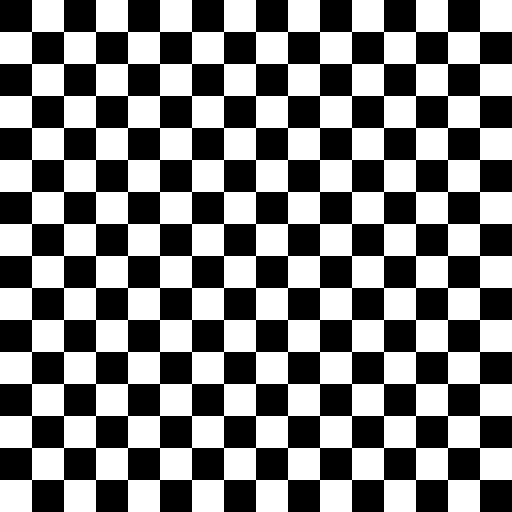
#> input picture 2016BEC109 KARTIK MODUKURI/images used/checkerboard_new.jpg, 512 x 512 px, found by its file name
$ python prewitt.py
#> lines starting #> are read from the running program, lines starting #| are printed output that depends on the picture; after the words box and inside, x2 and y2 are one past the last pixel; in counts of white or black regions, pixels touching at a corner belong together; long printed decimals are rounded
# -*- coding: utf-8 -*-
"""
Created on Tue Nov  5 14:14:40 2019

@author: KARTIK
"""

import cv2
from matplotlib import pyplot as plt
import numpy as np
imgg = cv2.imread(r'D:\Btech practicals\DIP\checkerboard_new.jpg')
#> imgg is the input picture: shape (512, 512, 3); 50% white; 1 white region, box (x1, y1, x2, y2) and area: (0, 0, 512, 512) 131072
img = imgg[:,:,0]
mask_1 = np.array([[1,0,-1],[1,0,-1],[1,0 ,-1]])
mask_2 = np.array([[1,1,1],[0,0,0],[-1,-1,-1]])
img = np.pad(img,1,'constant')
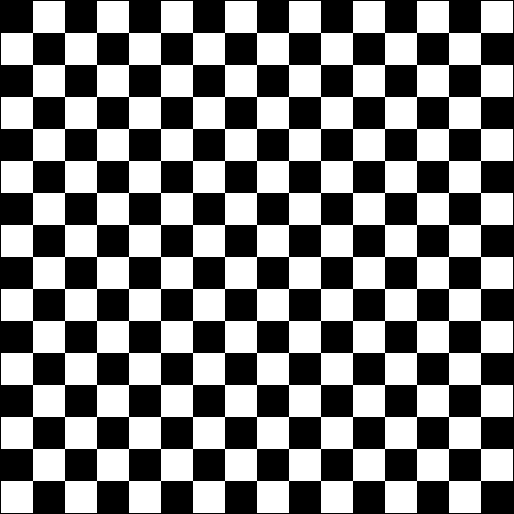
#> img: shape (514, 514); 49.6% white; 1 white region, box (x1, y1, x2, y2) and area: (1, 1, 513, 513) 131072
blankimg = np.zeros([512,512])
for i in range(512):
    for j in range(512):
        mull = img[i:i+3,j:j+3]*mask_1
        blankimg[i][j] = np.sum(mull)
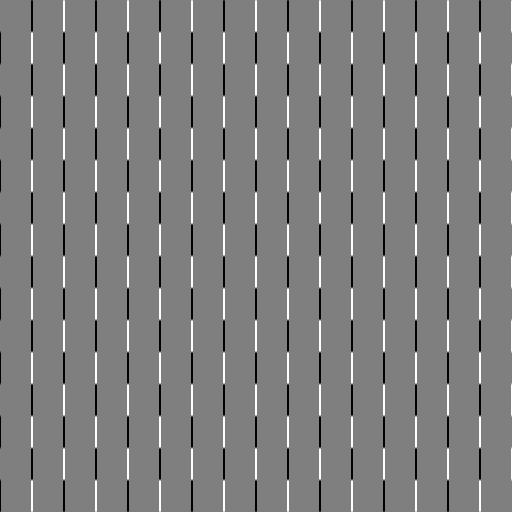
#> blankimg: shape (512, 512) float64; min -765, max 765, mean 0; drawn with min black and max white
plt.subplot(221)
plt.imshow(img,cmap='gray')
plt.title('Original Image')
plt.subplot(222)
plt.imshow(blankimg,cmap = 'gray')
plt.title('prewitt X')
GX = np.zeros([512,512])
GX = blankimg
blankimg = np.zeros([512,512])

for i in range(512):
    for j in range(512):
        mull = img[i:i+3,j:j+3]*mask_2
        blankimg[i][j] = np.sum(mull)
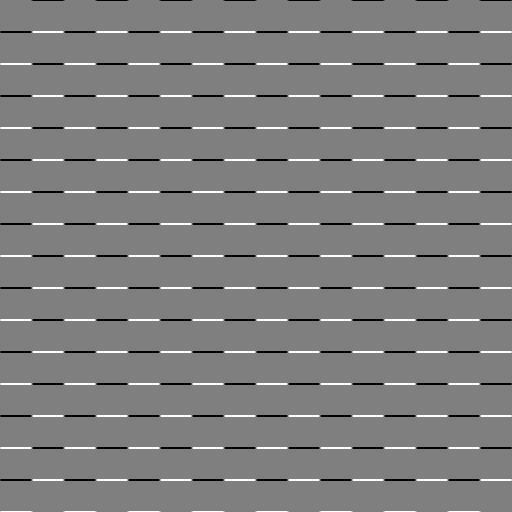
#> blankimg: shape (512, 512) float64; min -765, max 765, mean 0; drawn with min black and max white
plt.subplot(223)
plt.imshow(blankimg,cmap = 'gray')
plt.title('prewitt Y')
GY = np.zeros([512,512])
GY = blankimg
G = (GX**2+GY**2)**0.5
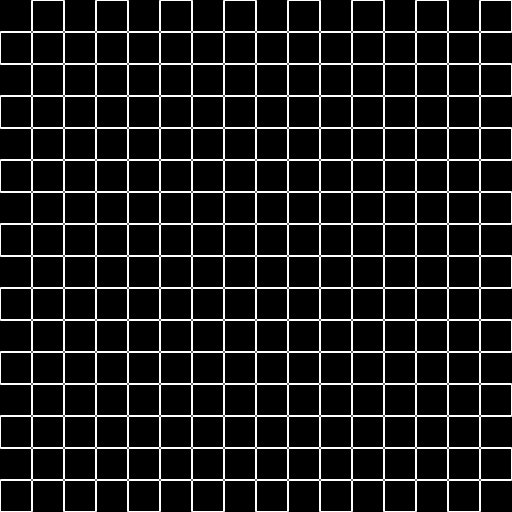
#> G: shape (512, 512) float64; min 0, max 765, mean 88.4; drawn with min black and max white
plt.subplot(224)
plt.imshow(G,cmap='gray')
plt.title('G = (Gx^2+Gy^2)^0.5')
psnr = 10*np.log10((255*255)/(1/(512*512)*np.sum(blankimg-imgg[:,:,0])*np.sum(blankimg-imgg[:,:,0])))
#> psnr = -48.16
print("psnr = ",psnr)
#| psnr =  -48.165
